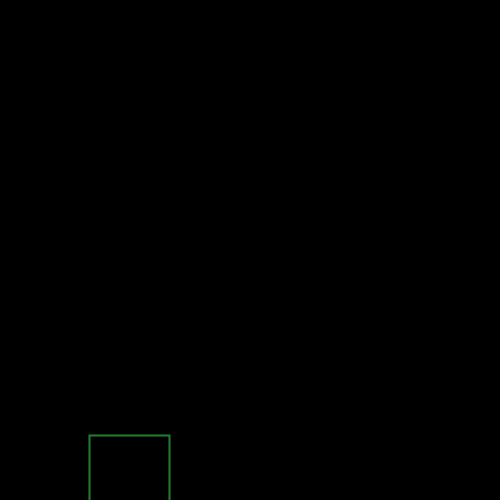
Frame 1 (no input)
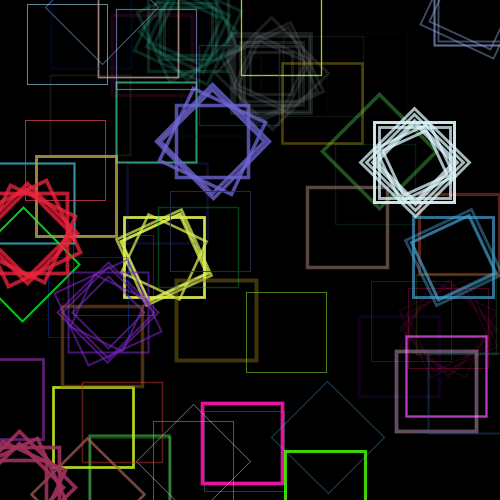
Frame 60 (the mouse pressed at the canvas centre just before this capture)
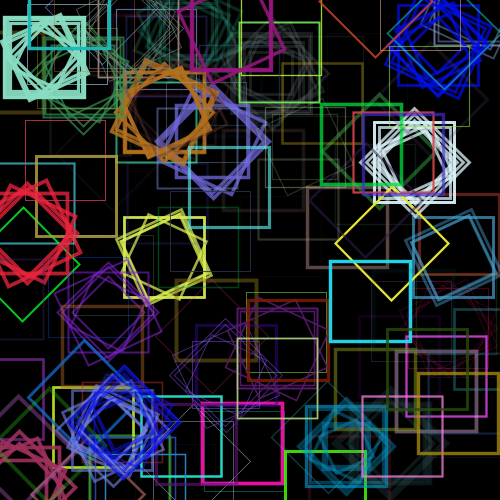
Frame 120 (the mouse held since frame 60 and released just before this capture)

The Processing sketch that drew these frames (run headless with seeded random() and noise(); from frame 60 on, the mouse is pressed at the canvas centre):

// Processing sketch: BabakZeini_A1_2400
// ── BabakZeini_A1_2400.pde
int iteration = 0;
PVector randomPos;
PVector randomColor;
int rectWH = 80;


void setup(){
  rectMode(CENTER);
  background(0);
  noFill();
  size(500,500);
}

void draw(){
  
  int chanceRotate = int(random(1,10));
  
  
  randomPos = new PVector(random(width),random(height));
  randomColor = new PVector(random(255),random(255),random(255));
  strokeWeight(random(0.5,4));
  pushMatrix();
  stroke(randomColor.x,randomColor.y,randomColor.z,random(10,255));
  translate(randomPos.x,randomPos.y);
  if((chanceRotate)==1||chanceRotate==2){
    rotate(radians(45));
  }
  rect(0,0,rectWH,rectWH);
  popMatrix();
  
  
  int chanceRepeat = int(random(1,10)); 
  if((chanceRepeat)==1||chanceRepeat==2){
    for(int i=0;i<int(random(1,100));i=i+int(random(1,10))){
      pushMatrix();
      int chanceRotate2 = int(random(1,10));
      translate(randomPos.x,randomPos.y);
      if((chanceRotate2)==1||chanceRotate2==2){
        rotate(radians(45));
      }
      else if((chanceRotate2)==4||chanceRotate2==5){
        rotate(radians(25));
      }
      else if((chanceRotate2)==7||chanceRotate2==8){
        rotate(radians(-25));
      }
      else
      rotate(radians(90));
      
      rect(0,0,rectWH-i,rectWH-i);
      popMatrix();
    }
  }
  
  if(iteration>=200){
    noLoop();
  }
  
  ++iteration;
}
